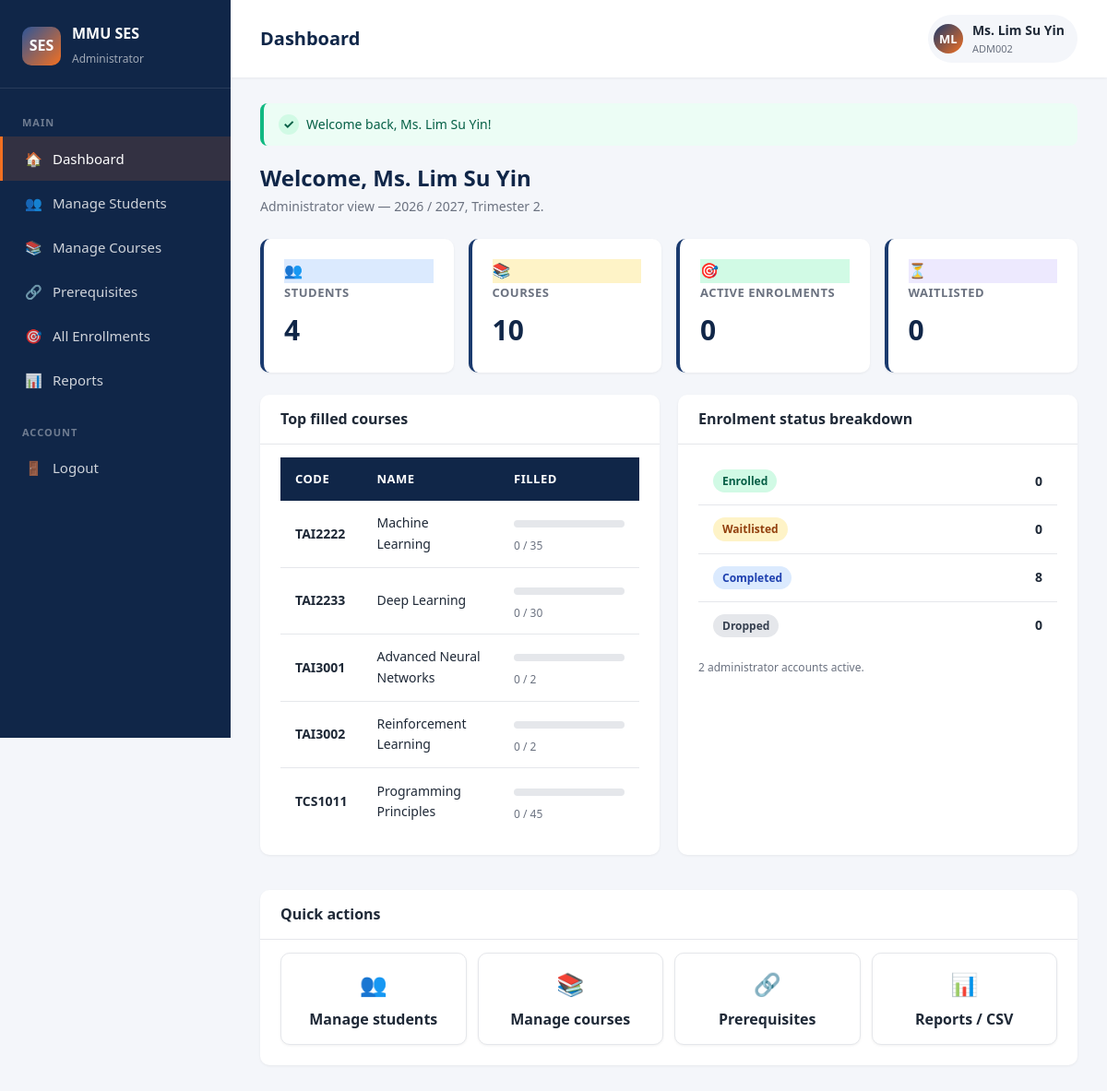
/admin/dashboard.php (signed in), run on the app's committed database.
### tables this page shows
CREATE TABLE courses (
    id              INT AUTO_INCREMENT PRIMARY KEY,
    course_code     VARCHAR(20)  NOT NULL UNIQUE,
    course_name     VARCHAR(150) NOT NULL,
    lecturer_name   VARCHAR(100) NOT NULL,
    credit_hours    INT          NOT NULL DEFAULT 3,
    quota           INT          NOT NULL DEFAULT 30,
    enrolled_count  INT          NOT NULL DEFAULT 0,
    programme       VARCHAR(50)  NOT NULL,
    trimester       INT          NOT NULL DEFAULT 1,
    schedule_info   VARCHAR(200) DEFAULT '',
    created_at      TIMESTAMP    DEFAULT CURRENT_TIMESTAMP
);

### includes/bootstrap.php (called while the page is built, shortened)
<?php
spl_autoload_register(function (string $cls): void {
    foreach (['models', 'controllers'] as $dir) {
        $path = APP_ROOT . '/' . $dir . '/' . $cls . '.php';
        if (is_file($path)) {
            return;
        }
    }
});
require_once APP_ROOT . '/includes/auth.php';

### models/Database.php (called while the page is built, shortened)
<?php
class Database {
    private static ?PDO $instance = null;
    public static function pdo(): PDO {
        if (self::$instance === null) {
            $dsn = 'mysql:host=' . DB_HOST
                 . ';dbname=' . DB_NAME
                 . ';charset=utf8mb4';
            try {
                self::$instance = new PDO($dsn, DB_USER, DB_PASS, [
                    PDO::ATTR_ERRMODE            => PDO::ERRMODE_EXCEPTION,
                    PDO::ATTR_DEFAULT_FETCH_MODE => PDO::FETCH_ASSOC,
                    PDO::ATTR_EMULATE_PREPARES   => false,
                ]);
            } catch (PDOException $e) {
                http_response_code(500);
                die(self::renderConnectionError($e->getMessage()));
            }
        }
        return self::$instance;
    }
}

### models/StudentModel.php (called while the page is built, shortened)
<?php
class StudentModel {
    public static function count(): int {
        return (int)Database::pdo()
            ->query('SELECT COUNT(*) FROM students')->fetchColumn();
    }
}

### models/CourseModel.php (called while the page is built, shortened)
<?php
class CourseModel {
    public static function count(): int {
        return (int)Database::pdo()
            ->query('SELECT COUNT(*) FROM courses')->fetchColumn();
    }
    public static function topFilled(int $limit = 5): array {
        $stmt = Database::pdo()->prepare(
            'SELECT course_code, course_name, enrolled_count, quota
               FROM courses
              ORDER BY enrolled_count DESC, course_code
              LIMIT ' . (int)$limit);
        $stmt->execute();
        return $stmt->fetchAll();
    }
}

### models/EnrollmentModel.php (called while the page is built, shortened)
<?php
class EnrollmentModel {
    public static function countByStatus(string $status): int {
        $stmt = Database::pdo()->prepare(
            'SELECT COUNT(*) FROM enrollments WHERE status = :s');
        $stmt->execute([':s' => $status]);
        return (int)$stmt->fetchColumn();
    }
}

### models/AdminModel.php (called while the page is built, shortened)
<?php
class AdminModel {
    public static function count(): int {
        return (int)Database::pdo()
            ->query('SELECT COUNT(*) FROM administrators')->fetchColumn();
    }
}

### admin/dashboard.php (the view, shortened to what this page needs)
<?php
require_once __DIR__ . '/../includes/bootstrap.php';
$num_students = StudentModel::count();
$num_courses  = CourseModel::count();
$num_admins   = AdminModel::count();
$enrolled_count   = EnrollmentModel::countByStatus('enrolled');
$waitlist_count   = EnrollmentModel::countByStatus('waitlisted');
$dropped_count    = EnrollmentModel::countByStatus('dropped');
$completed_count  = EnrollmentModel::countByStatus('completed');
$top_courses = CourseModel::topFilled(5);
require_once __DIR__ . '/../includes/header.php';
?>
<div class="page-header">
    <div>
        <h2>Welcome, <?= e($user['full_name']) ?></h2>
        <p>Administrator view — <?= e(ACADEMIC_YEAR_LABEL) ?>, <?= e(ACADEMIC_TRIMESTER) ?>.</p>
    </div>
</div>
<div class="stats-grid">
    <div class="stat-card">
        <div class="stat-icon" style="background:#dbeafe;">👥</div>
        <div><div class="stat-label">Students</div><div class="stat-value"><?= $num_students ?></div></div>
    </div>
    <div class="stat-card">
        <div class="stat-icon" style="background:#fef3c7;">📚</div>
        <div><div class="stat-label">Courses</div><div class="stat-value"><?= $num_courses ?></div></div>
    </div>
    <div class="stat-card">
        <div class="stat-icon" style="background:#d1fae5;">🎯</div>
        <div><div class="stat-label">Active Enrolments</div><div class="stat-value"><?= $enrolled_count ?></div></div>
    </div>
    <div class="stat-card">
        <div class="stat-icon" style="background:#ede9fe;">⏳</div>
        <div><div class="stat-label">Waitlisted</div><div class="stat-value"><?= $waitlist_count ?></div></div>
    </div>
</div>
<div class="two-col">
    <div class="card">
        <div class="card-header"><h3>Top filled courses</h3></div>
        <div class="card-body" style="padding:0;">
            <?php if (empty($top_courses)): ?>
                <div class="empty-state"><div class="icon">📭</div><p>No courses yet.</p></div>
            <?php else: ?>
                <table style="margin:0;">
                    <thead><tr><th>Code</th><th>Name</th><th>Filled</th></tr></thead>
                    <tbody>
                        <?php foreach ($top_courses as $c):
                            $pct = $c['quota'] > 0 ? min(100, ($c['enrolled_count'] / $c['quota']) * 100) : 0;
                            $cls = $pct >= 100 ? 'full' : ($pct >= 80 ? 'warning' : '');
                        ?>
                            <tr>
                                <td><strong><?= e($c['course_code']) ?></strong></td>
                                <td><?= e($c['course_name']) ?></td>
                                <td>
                                    <div class="quota-bar"><div class="quota-bar-fill <?= $cls ?>" style="width:<?= $pct ?>%"></div></div>
                                    <div style="font-size:12px;margin-top:4px;color:var(--text-muted);">
                                        <?= (int)$c['enrolled_count'] ?> / <?= (int)$c['quota'] ?>
                                    </div>
                                </td>
                            </tr>
                        <?php endforeach; ?>
                    </tbody>
                </table>
            <?php endif; ?>
        </div>
    </div>
    <div class="card">
        <div class="card-header"><h3>Enrolment status breakdown</h3></div>
        <div class="card-body">
            <table style="margin:0;">
                <tr><td><?= status_badge('enrolled') ?></td><td style="text-align:right;"><strong><?= $enrolled_count ?></strong></td></tr>
                <tr><td><?= status_badge('waitlisted') ?></td><td style="text-align:right;"><strong><?= $waitlist_count ?></strong></td></tr>
                <tr><td><?= status_badge('completed') ?></td><td style="text-align:right;"><strong><?= $completed_count ?></strong></td></tr>
                <tr><td><?= status_badge('dropped') ?></td><td style="text-align:right;"><strong><?= $dropped_count ?></strong></td></tr>
            </table>
            <p style="font-size:12px;color:var(--text-muted);margin-top:10px;">
                <?= $num_admins ?> administrator accounts active.
            </p>
        </div>
    </div>
</div>
<div class="card" style="margin-top:18px;">
    <div class="card-header"><h3>Quick actions</h3></div>
    <div class="card-body">
        <div class="quick-actions">
            <a class="quick-action" href="<?= base_url('admin/students.php') ?>"><div class="icon">👥</div><strong>Manage students</strong></a>
            <a class="quick-action" href="<?= base_url('admin/courses.php') ?>"><div class="icon">📚</div><strong>Manage courses</strong></a>
            <a class="quick-action" href="<?= base_url('admin/prerequisites.php') ?>"><div class="icon">🔗</div><strong>Prerequisites</strong></a>
            <a class="quick-action" href="<?= base_url('admin/reports.php') ?>"><div class="icon">📊</div><strong>Reports / CSV</strong></a>
        </div>
    </div>
</div>
<?php require_once __DIR__ . '/../includes/footer.php'; ?>

### assets/css/style.css (style rules this page uses)
* { margin: 0; padding: 0; box-sizing: border-box; }
:root { --primary: #1a3a6e; --primary-dark: #102648; --primary-light: #2d5598; --accent: #f37021; --accent-dark: #d85b10; --bg: #f4f6fa; --surface: #ffffff; --text: #1f2937; --text-muted: #6b7280; --border: #e5e7eb; --success: #10b981; --warning: #f59e0b; --danger: #ef4444; --radius: 10px; --shadow-sm: 0 1px 3px rgba(0,0,0,0.06); --shadow: 0 4px 12px rgba(0,0,0,0.08); --shadow-lg: 0 10px 30px rgba(0,0,0,0.12); }
body { font-family: 'Segoe UI', system-ui, -apple-system, Tahoma, sans-serif; background-color: var(--bg); color: var(--text); line-height: 1.6; min-height: 100vh; }
a { color: var(--primary); text-decoration: none; }
.page-header { margin-bottom: 24px; display: flex; justify-content: space-between; align-items: center; flex-wrap: wrap; gap: 12px; }
.page-header h2 { font-size: 24px; color: var(--primary-dark); }
.page-header p { color: var(--text-muted); font-size: 14px; }
.card { background: var(--surface); border-radius: var(--radius); box-shadow: var(--shadow-sm); padding: 22px; margin-bottom: 20px; }
.stats-grid { display: grid; grid-template-columns: repeat(auto-fit, minmax(200px, 1fr)); gap: 16px; margin-bottom: 24px; }
.stat-card { background: var(--surface); border-radius: var(--radius); padding: 22px; box-shadow: var(--shadow-sm); border-left: 4px solid var(--primary); }
.stat-card .stat-label { font-size: 13px; color: var(--text-muted); text-transform: uppercase; letter-spacing: 0.5px; font-weight: 600; }
.stat-card .stat-value { font-size: 30px; font-weight: 700; color: var(--primary-dark); margin-top: 6px; }
.quick-actions { display: grid; grid-template-columns: repeat(auto-fit, minmax(180px, 1fr)); gap: 16px; }
.quick-action { background: var(--surface); border-radius: var(--radius); padding: 22px; box-shadow: var(--shadow-sm); text-align: center; transition: all 0.2s; cursor: pointer; display: block; }
table { width: 100%; border-collapse: collapse; }
thead tr { background: var(--primary-dark); color: #fff; }
th, td { padding: 13px 16px; text-align: left; font-size: 14px; }
th { font-weight: 600; font-size: 13px; text-transform: uppercase; letter-spacing: 0.5px; }
tbody tr { border-bottom: 1px solid var(--border); transition: background 0.15s; }
tbody tr:last-child { border-bottom: none; }
.quota-bar { background: var(--border); border-radius: 20px; height: 8px; overflow: hidden; width: 120px; display: inline-block; vertical-align: middle; }
.card-header { padding: 14px 22px; border-bottom: 1px solid #e5e7eb; margin: -22px -22px 14px -22px; }
.card-header h3 { margin: 0; font-size: 16px; color: var(--text); }
.card-body { padding: 0; }
.two-col { display: grid; grid-template-columns: 1fr 1fr; gap: 20px; margin-top: 18px; }
.quick-actions { display: grid; grid-template-columns: repeat(auto-fill, minmax(170px, 1fr)); gap: 12px; }
.quick-action { display: block; padding: 14px; text-align: center; border: 1px solid #e5e7eb; border-radius: var(--radius); text-decoration: none; color: var(--text); transition: all .15s ease; }
.quick-action .icon { font-size: 24px; margin-bottom: 6px; }

### data on the page
courses: course_code "TAI2222", course_name "Machine Learning", enrolled_count "0", quota "35"
courses: course_code "TAI2233", course_name "Deep Learning", enrolled_count "0", quota "30"
courses: course_code "TAI3001", course_name "Advanced Neural Networks", enrolled_count "0", quota "2"
courses: course_code "TAI3002", course_name "Reinforcement Learning", enrolled_count "0", quota "2"
courses: course_code "TCS1011", course_name "Programming Principles", enrolled_count "0", quota "45"

### other printed values
$m['icon'] "🏠"
$m['label'] "Dashboard"
$m['icon'] "👥"
$m['label'] "Manage Students"
$m['icon'] "📚"
$m['label'] "Manage Courses"
$m['icon'] "🔗"
$m['label'] "Prerequisites"
$m['icon'] "🎯"
$m['label'] "All Enrollments"
$m['icon'] "📊"
$m['label'] "Reports"
$m['icon'] "🚪"
$m['label'] "Logout"
$page_title "Dashboard"
